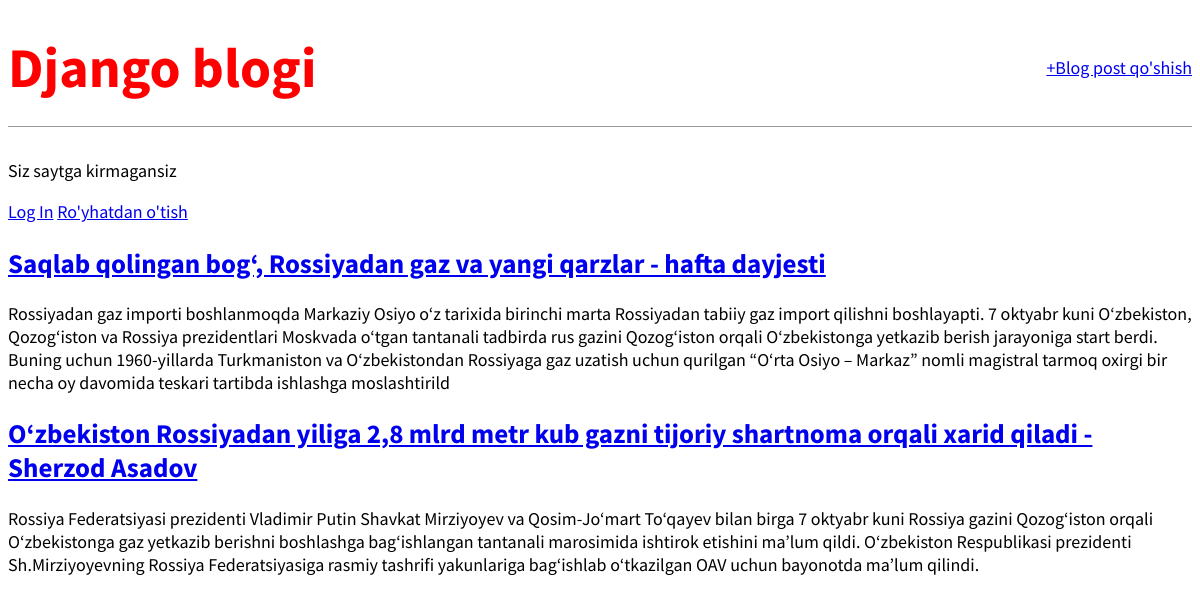
The page / on the database its author committed.
### blog/models.py (models this page shows, shortened)
class Post(models.Model):
    title=models.CharField(max_length=200)
    author=models.ForeignKey(
        'auth.User',
        on_delete=models.CASCADE,
    )
    body=models.TextField()

### blog/views.py (the view)
# urls.py: path('', BlogListView.as_view(), name='home'),
class BlogListView(ListView):
    model=Post
    template_name='home.html'

### template/home.html
{% extends 'base.html' %}
{% block content %}
{% for post in object_list %}
<div class="post-entry">
    <h2><a href="{% url 'post_detail' post.pk %}">{{post.title}}</a></h2>
    <p>{{post.body}}</p>
</div>
{% endfor %}
{% endblock content %}

### template/base.html (shortened to what this page needs)
{% load static %}
<!DOCTYPE html>
<html lang="en">
<head>
    <link rel="stylesheet" href="{% static 'css/base.css' %}">
</head>
<body>
    <header>
        <div class="nav-left">
            <h1><a href="{% url 'home' %}">Django blogi</a></h1>
        </div>
        <div class="nav-right">
            <a href="{% url 'post_new' %}">+Blog post qo'shish</a>
        </div>
    </header>
    {% if user.is_authenticated %}
    <p style="color: brown; font-size: 20px;">{{user.username}} <span style="font-size: 12px; color: white;">sayitga xush kelibsiz.</span> </p>
    <a href="{% url 'logout' %}">Log Out</a>
    {% else %}
    <p>Siz saytga kirmagansiz</p>
    <a href="{% url 'login' %}">Log In</a>
    <a href="{% url 'signup' %}">Ro'yhatdan o'tish</a>
    {% endif %}
    <div>
        {% block content %}
        {% endblock content %}
    </div>
</body>
</html>

### static/css/base.css (style rules this page uses)
body { font-family: "Source Sans Pro",sans-serif; font-size: 18px; }
header { border-bottom: 1px solid #999; margin-bottom: 2rem; display: flex; align-items: center; justify-content: space-between; }
header h1 a { color: red; font-size: 3.5rem; text-decoration: none; }

### rows shown on the page
Post: title "Saqlab qolingan bog‘, Rossiyadan gaz va yangi qarzlar - hafta dayjesti", body "Rossiyadan gaz importi boshlanmoqda Markaziy Osiyo o‘z tarixida birinchi marta Rossiyadan tabiiy gaz import qilishni boshlayapti. 7 oktyabr kuni O‘zbekiston, Qozog‘iston va Rossiya prezidentlari Moskvada o‘tgan tantanali tadbirda rus gazini Qozog‘iston orqali O‘zbekistonga yetkazib berish jarayoniga start berdi. Buning uchun 1960-yillarda Turkmaniston va O‘zbekistondan Rossiyaga gaz uzatish uchun qurilgan “O‘rta Osiyo – Markaz” nomli magistral tarmoq oxirgi bir necha oy davomida teskari tartibda ishlashga moslashtirild"
Post: title "O‘zbekiston Rossiyadan yiliga 2,8 mlrd metr kub gazni tijoriy shartnoma orqali xarid qiladi - Sherzod Asadov", body "Rossiya Federatsiyasi prezidenti Vladimir Putin Shavkat Mirziyoyev va Qosim-Jo‘mart To‘qayev bilan birga 7 oktyabr kuni Rossiya gazini Qozog‘iston orqali O‘zbekistonga gaz yetkazib berishni boshlashga bag‘ishlangan tantanali marosimida ishtirok etishini ma’lum qildi. O‘zbekiston Respublikasi prezidenti Sh.Mirziyoyevning Rossiya Federatsiyasiga rasmiy tashrifi yakunlariga bag‘ishlab o‘tkazilgan OAV uchun bayonotda ma’lum qilindi."
